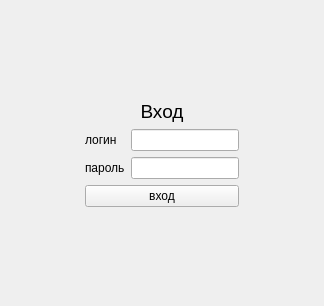
<?xml version="1.0" encoding="UTF-8"?>
<ui version="4.0">
 <class>MainWindow</class>
 <widget class="QMainWindow" name="MainWindow">
  <property name="geometry">
   <rect>
    <x>0</x>
    <y>0</y>
    <width>324</width>
    <height>306</height>
   </rect>
  </property>
  <property name="windowTitle">
   <string>MainWindow</string>
  </property>
  <widget class="QWidget" name="centralwidget">
   <property name="maximumSize">
    <size>
     <width>839</width>
     <height>673</height>
    </size>
   </property>
   <layout class="QGridLayout" name="gridLayout">
    <item row="5" column="1">
     <spacer name="verticalSpacer_2">
      <property name="orientation">
       <enum>Qt::Vertical</enum>
      </property>
      <property name="sizeHint" stdset="0">
       <size>
        <width>20</width>
        <height>40</height>
       </size>
      </property>
     </spacer>
    </item>
    <item row="2" column="0">
     <spacer name="horizontalSpacer_2">
      <property name="orientation">
       <enum>Qt::Horizontal</enum>
      </property>
      <property name="sizeHint" stdset="0">
       <size>
        <width>40</width>
        <height>20</height>
       </size>
      </property>
     </spacer>
    </item>
    <item row="1" column="1" colspan="2">
     <widget class="QLabel" name="label">
      <property name="font">
       <font>
        <pointsize>14</pointsize>
       </font>
      </property>
      <property name="layoutDirection">
       <enum>Qt::LeftToRight</enum>
      </property>
      <property name="text">
       <string>Вход</string>
      </property>
      <property name="alignment">
       <set>Qt::AlignCenter</set>
      </property>
     </widget>
    </item>
    <item row="3" column="2">
     <widget class="QLineEdit" name="lineEdit_2"/>
    </item>
    <item row="2" column="3">
     <spacer name="horizontalSpacer">
      <property name="orientation">
       <enum>Qt::Horizontal</enum>
      </property>
      <property name="sizeHint" stdset="0">
       <size>
        <width>40</width>
        <height>20</height>
       </size>
      </property>
     </spacer>
    </item>
    <item row="4" column="1" colspan="2">
     <widget class="QPushButton" name="pushButton">
      <property name="text">
       <string>вход</string>
      </property>
     </widget>
    </item>
    <item row="0" column="1">
     <spacer name="verticalSpacer">
      <property name="orientation">
       <enum>Qt::Vertical</enum>
      </property>
      <property name="sizeHint" stdset="0">
       <size>
        <width>20</width>
        <height>40</height>
       </size>
      </property>
     </spacer>
    </item>
    <item row="3" column="1">
     <widget class="QLabel" name="label_3">
      <property name="text">
       <string>пароль</string>
      </property>
     </widget>
    </item>
    <item row="2" column="1">
     <widget class="QLabel" name="label_2">
      <property name="text">
       <string>логин</string>
      </property>
     </widget>
    </item>
    <item row="2" column="2">
     <widget class="QLineEdit" name="lineEdit"/>
    </item>
   </layout>
  </widget>
 </widget>
 <resources/>
 <connections/>
</ui>
